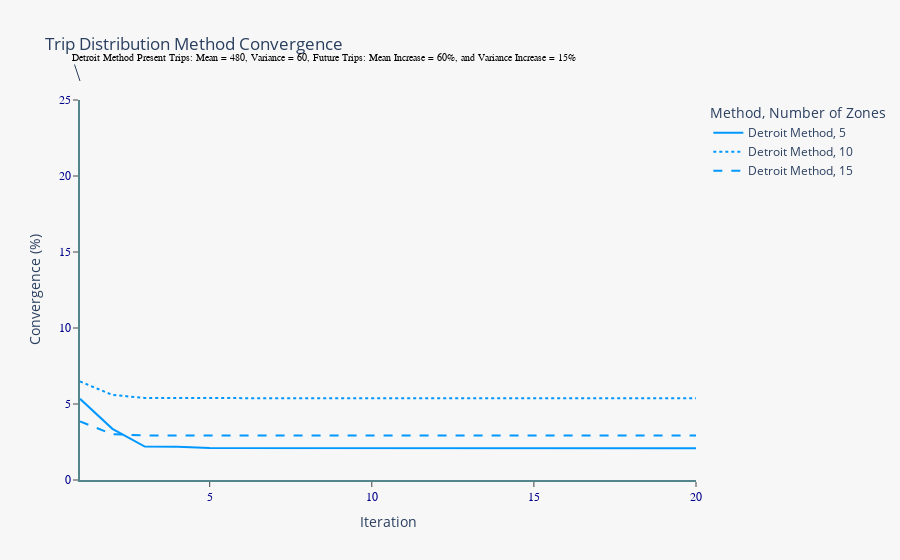

This figure's notebook cell:
### Markdown cell above
##### ii.a. Dedicated Convergence testing

### Code cell
ded_test(dist_func='DM', n_zones=[5, 10, 15], test_pre_mean=480, test_pre_var=60, factor_fut_mean=0.6, factor_fut_var=0.15, n_iter=20)

### Figure 1 — Plotly figure (JSON) as saved in the notebook; plotly's stock layout.template omitted (floating-point values rounded to 4 significant figures)
{"data": [{"hovertemplate": "Method=Detroit Method<br>Number of Zones=5<br>Iteration=%{x}<br>Convergence (%)=%{y}<extra></extra>", "legendgroup": "Detroit Method, 5", "line": {"color": "rgb(0,152,255)", "dash": "solid"}, "marker": {"symbol": "circle"}, "mode": "lines", "name": "Detroit Method, 5", "orientation": "v", "showlegend": true, "type": "scatter", "x": [1, 2, 3, 4, 5, 6, 7, 8, 9, 10, 11, 12, 13, 14, 15, 16, 17, 18, 19, 20], "xaxis": "x", "y": [5.34, 3.365, 2.202, 2.189, 2.103, 2.102, 2.095, 2.095, 2.094, 2.094, 2.094, 2.094, 2.094, 2.094, 2.094, 2.094, 2.094, 2.094, 2.094, 2.094], "yaxis": "y"}, {"hovertemplate": "Method=Detroit Method<br>Number of Zones=10<br>Iteration=%{x}<br>Convergence (%)=%{y}<extra></extra>", "legendgroup": "Detroit Method, 10", "line": {"color": "rgb(0,152,255)", "dash": "dot"}, "marker": {"symbol": "circle"}, "mode": "lines", "name": "Detroit Method, 10", "orientation": "v", "showlegend": true, "type": "scatter", "x": [1, 2, 3, 4, 5, 6, 7, 8, 9, 10, 11, 12, 13, 14, 15, 16, 17, 18, 19, 20], "xaxis": "x", "y": [6.481, 5.597, 5.4, 5.385, 5.382, 5.381, 5.381, 5.381, 5.381, 5.381, 5.381, 5.381, 5.381, 5.381, 5.381, 5.381, 5.381, 5.381, 5.381, 5.381], "yaxis": "y"}, {"hovertemplate": "Method=Detroit Method<br>Number of Zones=15<br>Iteration=%{x}<br>Convergence (%)=%{y}<extra></extra>", "legendgroup": "Detroit Method, 15", "line": {"color": "rgb(0,152,255)", "dash": "dash"}, "marker": {"symbol": "circle"}, "mode": "lines", "name": "Detroit Method, 15", "orientation": "v", "showlegend": true, "type": "scatter", "x": [1, 2, 3, 4, 5, 6, 7, 8, 9, 10, 11, 12, 13, 14, 15, 16, 17, 18, 19, 20], "xaxis": "x", "y": [3.849, 3.015, 2.925, 2.921, 2.92, 2.92, 2.92, 2.92, 2.92, 2.92, 2.92, 2.92, 2.92, 2.92, 2.92, 2.92, 2.92, 2.92, 2.92, 2.92], "yaxis": "y"}], "layout": {"annotations": [{"font": {"color": "black", "family": "Nirmala UI", "size": 10}, "text": "Detroit Method Present Trips: Mean = 480, Variance = 60, Future Trips: Mean Increase = 60%, and Variance Increase = 15%", "x": 0, "xanchor": "left", "xref": "paper", "y": 1.05, "yanchor": "top", "yref": "paper"}], "legend": {"title": {"text": "Method, Number of Zones"}, "tracegroupgap": 0}, "paper_bgcolor": "#F7F7F7", "plot_bgcolor": "#F7F7F7", "title": {"text": "Trip Distribution Method Convergence"}, "xaxis": {"anchor": "y", "domain": [0, 1], "linecolor": "#53868B", "linewidth": 2, "showgrid": false, "showticklabels": true, "tickfont": {"color": "#00008B", "family": "Nirmala UI", "size": 12}, "ticks": "outside", "title": {"text": "Iteration"}}, "yaxis": {"anchor": "x", "domain": [0, 1], "linecolor": "#53868B", "linewidth": 2, "range": [0, 25], "showgrid": false, "showticklabels": true, "tickfont": {"color": "#00008B", "family": "Nirmala UI", "size": 12}, "ticks": "outside", "title": {"text": "Convergence (%)"}}}}
